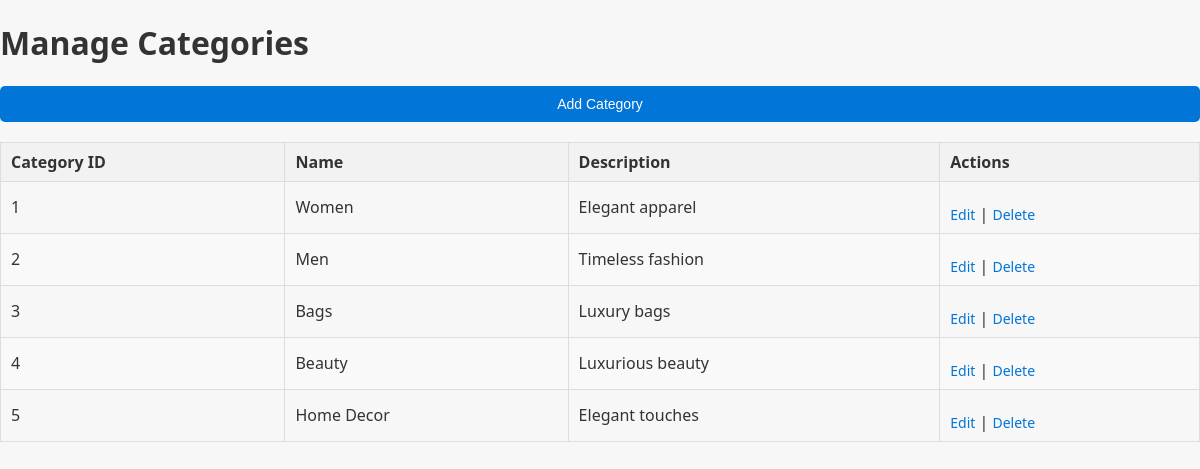
Page /manage_categories.php on the committed database.
### tables this page shows
CREATE TABLE `categories` (
  `id` int(11) NOT NULL,
  `name` varchar(255) NOT NULL,
  `description` text DEFAULT NULL
);

### manage_categories.php (the view, shortened to what this page needs)
<?php
include('config.php');
$query = "SELECT * FROM categories";
$result = mysqli_query($conn, $query);
?>
<!DOCTYPE html>
<html lang="en">
<head>
    <link rel="stylesheet" href="manage.css">
</head>
<body>
    <div class="main-content">
        <h1>Manage Categories</h1>
        <button id="addButton">Add Category</button>
        <table border="1">
            <thead>
                <tr>
                    <th>Category ID</th>
                    <th>Name</th>
                    <th>Description</th>
                    <th>Actions</th>
                </tr>
            </thead>
            <tbody>
            <?php if (mysqli_num_rows($result) > 0): ?>
    <?php while ($row = mysqli_fetch_assoc($result)): ?>
        <tr>
            <td><?php echo $row['id']; ?></td>
            <td><?php echo htmlspecialchars($row['name']); ?></td>
            <td><?php echo htmlspecialchars($row['description']); ?></td>
            <td>
                <a href="edit_category.php?id=<?php echo $row['id']; ?>">Edit</a> |
                <a href="manage_categories.php?action=delete&id=<?php echo $row['id']; ?>" onclick="return confirm('Are you sure?')">Delete</a>
            </td>
        </tr>
    <?php endwhile; ?>
<?php else: ?>
    <tr><td colspan="4">No categories found.</td></tr>
<?php endif; ?>
            </tbody>
        </table>
    </div>
</body>
</html>

### manage.css (style rules this page uses)
body { font-family: 'Segoe UI', Tahoma, Geneva, Verdana, sans-serif; background-color: #f7f7f7; margin: 0; padding: 0; color: #333; }
button { padding: 10px 15px; background-color: #0275d8; color: white; border: none; border-radius: 5px; font-size: 14px; cursor: pointer; transition: background-color 0.3s ease; width: 100%; }
a { color: #0275d8; text-decoration: none; font-size: 14px; display: inline-block; margin-top: 15px; }
table { width: 100%; border-collapse: collapse; margin-top: 20px; }
th, td { padding: 8px 10px; text-align: left; border: 1px solid #ddd; }
th { background-color: #f2f2f2; font-weight: bold; color: #333; }
tr:nth-child(even) { background-color: #f9f9f9; }

### rows in the picture
categories: id "1", name "Women", description "Elegant apparel"
categories: id "2", name "Men", description "Timeless fashion"
categories: id "3", name "Bags", description "Luxury bags"
categories: id "4", name "Beauty", description "Luxurious beauty"
categories: id "5", name "Home Decor", description "Elegant touches"
